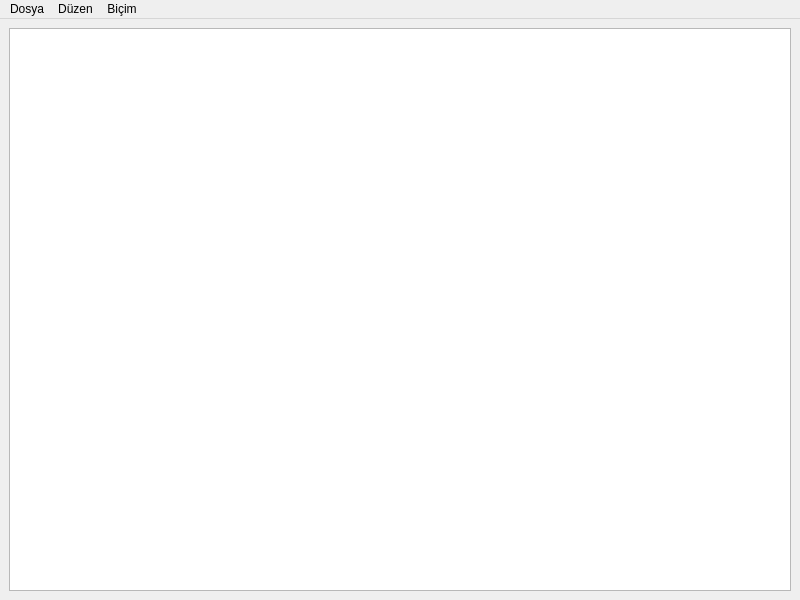
<?xml version="1.0" encoding="UTF-8"?>
<ui version="4.0">
 <class>MainWindow</class>
 <widget class="QMainWindow" name="MainWindow">
  <property name="geometry">
   <rect>
    <x>0</x>
    <y>0</y>
    <width>800</width>
    <height>600</height>
   </rect>
  </property>
  <property name="windowTitle">
   <string>Not Defteri</string>
  </property>
  <widget class="QWidget" name="centralwidget">
   <layout class="QVBoxLayout" name="verticalLayout">
    <item>
     <widget class="QTextEdit" name="textEdit"/>
    </item>
   </layout>
  </widget>
  <widget class="QMenuBar" name="menubar">
   <property name="geometry">
    <rect>
     <x>0</x>
     <y>0</y>
     <width>800</width>
     <height>26</height>
    </rect>
   </property>
   <widget class="QMenu" name="menuDosya">
    <property name="title">
     <string>Dosya</string>
    </property>
    <addaction name="actionOpen"/>
    <addaction name="actionSave"/>
    <addaction name="actionSaveAs"/>
    <addaction name="separator"/>
    <addaction name="actionExit"/>
   </widget>
   <widget class="QMenu" name="menuDuzen">
    <property name="title">
     <string>Düzen</string>
    </property>
    <addaction name="actionUndo"/>
    <addaction name="actionRedo"/>
    <addaction name="separator"/>
    <addaction name="actionCut"/>
    <addaction name="actionCopy"/>
    <addaction name="actionPaste"/>
   </widget>
   <widget class="QMenu" name="menuBicim">
    <property name="title">
     <string>Biçim</string>
    </property>
    <addaction name="actionFontSize"/>
   </widget>
   <addaction name="menuDosya"/>
   <addaction name="menuDuzen"/>
   <addaction name="menuBicim"/>
  </widget>
  <action name="actionOpen">
   <property name="text">
    <string>Aç...</string>
   </property>
   <property name="shortcut">
    <string>Ctrl+O</string>
   </property>
  </action>
  <action name="actionSave">
   <property name="text">
    <string>Kaydet</string>
   </property>
   <property name="shortcut">
    <string>Ctrl+S</string>
   </property>
  </action>
  <action name="actionSaveAs">
   <property name="text">
    <string>Farklı Kaydet...</string>
   </property>
  </action>
  <action name="actionExit">
   <property name="text">
    <string>Çıkış</string>
   </property>
   <property name="shortcut">
    <string>Ctrl+Q</string>
   </property>
  </action>
  <action name="actionUndo">
   <property name="text">
    <string>Geri Al</string>
   </property>
   <property name="shortcut">
    <string>Ctrl+Z</string>
   </property>
  </action>
  <action name="actionRedo">
   <property name="text">
    <string>İleri Al</string>
   </property>
   <property name="shortcut">
    <string>Ctrl+Shift+Z</string>
   </property>
  </action>
  <action name="actionCut">
   <property name="text">
    <string>Kes</string>
   </property>
   <property name="shortcut">
    <string>Ctrl+X</string>
   </property>
  </action>
  <action name="actionCopy">
   <property name="text">
    <string>Kopyala</string>
   </property>
   <property name="shortcut">
    <string>Ctrl+C</string>
   </property>
  </action>
  <action name="actionPaste">
   <property name="text">
    <string>Yapıştır</string>
   </property>
   <property name="shortcut">
    <string>Ctrl+V</string>
   </property>
  </action>
  <action name="actionFontSize">
   <property name="text">
    <string>Yazı Boyutu...</string>
   </property>
  </action>
 </widget>
 <resources/>
 <connections/>
</ui>
